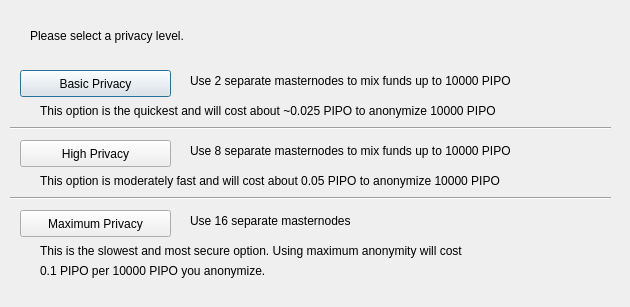
<?xml version="1.0" encoding="UTF-8"?>
<ui version="4.0">
 <class>ObfuscationConfig</class>
 <widget class="QDialog" name="ObfuscationConfig">
  <property name="geometry">
   <rect>
    <x>0</x>
    <y>0</y>
    <width>630</width>
    <height>307</height>
   </rect>
  </property>
  <property name="windowTitle">
   <string>Configure Obfuscation</string>
  </property>
  <widget class="QPushButton" name="buttonBasic">
   <property name="geometry">
    <rect>
     <x>20</x>
     <y>70</y>
     <width>151</width>
     <height>27</height>
    </rect>
   </property>
   <property name="text">
    <string>Basic Privacy</string>
   </property>
  </widget>
  <widget class="QPushButton" name="buttonHigh">
   <property name="geometry">
    <rect>
     <x>20</x>
     <y>140</y>
     <width>151</width>
     <height>27</height>
    </rect>
   </property>
   <property name="text">
    <string>High Privacy</string>
   </property>
  </widget>
  <widget class="QPushButton" name="buttonMax">
   <property name="geometry">
    <rect>
     <x>20</x>
     <y>210</y>
     <width>151</width>
     <height>27</height>
    </rect>
   </property>
   <property name="text">
    <string>Maximum Privacy</string>
   </property>
  </widget>
  <widget class="QLabel" name="label">
   <property name="geometry">
    <rect>
     <x>30</x>
     <y>20</y>
     <width>571</width>
     <height>31</height>
    </rect>
   </property>
   <property name="text">
    <string>Please select a privacy level.</string>
   </property>
  </widget>
  <widget class="QLabel" name="label_2">
   <property name="geometry">
    <rect>
     <x>190</x>
     <y>70</y>
     <width>421</width>
     <height>21</height>
    </rect>
   </property>
   <property name="text">
    <string>Use 2 separate masternodes to mix funds up to 10000 PIPO</string>
   </property>
  </widget>
  <widget class="QLabel" name="label_3">
   <property name="geometry">
    <rect>
     <x>190</x>
     <y>140</y>
     <width>411</width>
     <height>21</height>
    </rect>
   </property>
   <property name="text">
    <string>Use 8 separate masternodes to mix funds up to 10000 PIPO</string>
   </property>
  </widget>
  <widget class="QLabel" name="label_4">
   <property name="geometry">
    <rect>
     <x>190</x>
     <y>210</y>
     <width>421</width>
     <height>21</height>
    </rect>
   </property>
   <property name="text">
    <string>Use 16 separate masternodes</string>
   </property>
  </widget>
  <widget class="QLabel" name="label_6">
   <property name="geometry">
    <rect>
     <x>40</x>
     <y>100</y>
     <width>561</width>
     <height>21</height>
    </rect>
   </property>
   <property name="text">
    <string>This option is the quickest and will cost about ~0.025 PIPO to anonymize 10000 PIPO</string>
   </property>
  </widget>
  <widget class="QLabel" name="label_7">
   <property name="geometry">
    <rect>
     <x>40</x>
     <y>170</y>
     <width>561</width>
     <height>21</height>
    </rect>
   </property>
   <property name="text">
    <string>This option is moderately fast and will cost about 0.05 PIPO to anonymize 10000 PIPO</string>
   </property>
  </widget>
  <widget class="QLabel" name="label_8">
   <property name="geometry">
    <rect>
     <x>40</x>
     <y>240</y>
     <width>561</width>
     <height>21</height>
    </rect>
   </property>
   <property name="text">
    <string>This is the slowest and most secure option. Using maximum anonymity will cost</string>
   </property>
  </widget>
  <widget class="QLabel" name="label_9">
   <property name="geometry">
    <rect>
     <x>40</x>
     <y>260</y>
     <width>561</width>
     <height>21</height>
    </rect>
   </property>
   <property name="text">
    <string>0.1 PIPO per 10000 PIPO you anonymize.</string>
   </property>
  </widget>
  <widget class="Line" name="line">
   <property name="geometry">
    <rect>
     <x>10</x>
     <y>120</y>
     <width>601</width>
     <height>16</height>
    </rect>
   </property>
   <property name="orientation">
    <enum>Qt::Horizontal</enum>
   </property>
  </widget>
  <widget class="Line" name="line_2">
   <property name="geometry">
    <rect>
     <x>10</x>
     <y>190</y>
     <width>601</width>
     <height>16</height>
    </rect>
   </property>
   <property name="orientation">
    <enum>Qt::Horizontal</enum>
   </property>
  </widget>
 </widget>
 <resources/>
 <connections/>
</ui>
